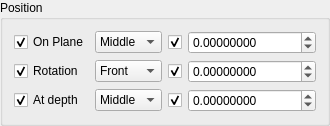
        <widget class="QGroupBox" name="groupBox_3">
         <property name="title">
          <string>Position</string>
         </property>
         <layout class="QGridLayout" name="gridLayout_5">
          <item row="0" column="0">
           <widget class="QCheckBox" name="checkBoxToggleOnPlanePosition">
            <property name="text">
             <string>On Plane</string>
            </property>
            <property name="checked">
             <bool>true</bool>
            </property>
            <property name="objectProperty" stdset="0">
             <string notr="true">OnPlanePosition</string>
            </property>
            <property name="widgetAction" stdset="0">
             <string notr="true">toggleModifyProperty</string>
            </property>
           </widget>
          </item>
          <item row="0" column="1">
           <widget class="QComboBox" name="comboBoxOnPlanePosition">
            <property name="sizePolicy">
             <sizepolicy hsizetype="Preferred" vsizetype="Fixed">
              <horstretch>1</horstretch>
              <verstretch>0</verstretch>
             </sizepolicy>
            </property>
            <property name="currentText">
             <string>Middle</string>
            </property>
            <property name="currentIndex">
             <number>0</number>
            </property>
            <property name="objectProperty" stdset="0">
             <string notr="true">OnPlanePosition</string>
            </property>
            <property name="widgetAction" stdset="0">
             <string notr="true"/>
            </property>
            <item>
             <property name="text">
              <string>Middle</string>
             </property>
            </item>
           </widget>
          </item>
          <item row="0" column="2">
           <widget class="QCheckBox" name="checkBoxToggleOnPlaneDistance">
            <property name="text">
             <string/>
            </property>
            <property name="checked">
             <bool>true</bool>
            </property>
            <property name="objectProperty" stdset="0">
             <string notr="true">OnPlaneDistance</string>
            </property>
            <property name="widgetAction" stdset="0">
             <string notr="true">toggleModifyProperty</string>
            </property>
           </widget>
          </item>
          <item row="0" column="3">
           <widget class="QDoubleSpinBox" name="doubleSpinBoxOnPlaneDistance">
            <property name="sizeIncrement">
             <size>
              <width>0</width>
              <height>0</height>
             </size>
            </property>
            <property name="decimals">
             <number>8</number>
            </property>
            <property name="minimum">
             <double>-100000000000.000000000000000</double>
            </property>
            <property name="maximum">
             <double>100000000000.000000000000000</double>
            </property>
            <property name="objectProperty" stdset="0">
             <string notr="true">OnPlaneDistance</string>
            </property>
            <property name="widgetAction" stdset="0">
             <string notr="true"/>
            </property>
           </widget>
          </item>
          <item row="1" column="0">
           <widget class="QCheckBox" name="checkBoxToggleRotationPosition">
            <property name="text">
             <string>Rotation</string>
            </property>
            <property name="checked">
             <bool>true</bool>
            </property>
            <property name="objectProperty" stdset="0">
             <string notr="true">RotationPosition</string>
            </property>
            <property name="widgetAction" stdset="0">
             <string notr="true">toggleModifyProperty</string>
            </property>
           </widget>
          </item>
          <item row="1" column="1">
           <widget class="QComboBox" name="comboBoxRotationPosition">
            <property name="currentText">
             <string>Front</string>
            </property>
            <property name="currentIndex">
             <number>0</number>
            </property>
            <property name="objectProperty" stdset="0">
             <string notr="true">RotationPosition</string>
            </property>
            <property name="widgetAction" stdset="0">
             <string notr="true"/>
            </property>
            <item>
             <property name="text">
              <string>Front</string>
             </property>
            </item>
            <item>
             <property name="text">
              <string>Top</string>
             </property>
            </item>
            <item>
             <property name="text">
              <string>Back</string>
             </property>
            </item>
            <item>
             <property name="text">
              <string>Below</string>
             </property>
            </item>
           </widget>
          </item>
          <item row="1" column="2">
           <widget class="QCheckBox" name="checkBoxToggleRotationAngle">
            <property name="text">
             <string/>
            </property>
            <property name="checked">
             <bool>true</bool>
            </property>
            <property name="objectProperty" stdset="0">
             <string notr="true">RotationAngle</string>
            </property>
            <property name="widgetAction" stdset="0">
             <string notr="true">toggleModifyProperty</string>
            </property>
           </widget>
          </item>
          <item row="1" column="3">
           <widget class="QDoubleSpinBox" name="doubleSpinBoxRotationAngle">
            <property name="decimals">
             <number>8</number>
            </property>
            <property name="minimum">
             <double>-100000000000.000000000000000</double>
            </property>
            <property name="maximum">
             <double>100000000000.000000000000000</double>
            </property>
            <property name="objectProperty" stdset="0">
             <string notr="true">RotationAngle</string>
            </property>
            <property name="widgetAction" stdset="0">
             <string notr="true"/>
            </property>
           </widget>
          </item>
          <item row="2" column="0">
           <widget class="QCheckBox" name="checkBoxToggleAtDepthPosition">
            <property name="text">
             <string>At depth</string>
            </property>
            <property name="checked">
             <bool>true</bool>
            </property>
            <property name="objectProperty" stdset="0">
             <string notr="true">AtDepthPosition</string>
            </property>
            <property name="widgetAction" stdset="0">
             <string notr="true">toggleModifyProperty</string>
            </property>
           </widget>
          </item>
          <item row="2" column="1">
           <widget class="QComboBox" name="comboBoxAtDepthPosition">
            <property name="currentText">
             <string>Middle</string>
            </property>
            <property name="currentIndex">
             <number>0</number>
            </property>
            <property name="objectProperty" stdset="0">
             <string notr="true">AtDepthPosition</string>
            </property>
            <property name="widgetAction" stdset="0">
             <string notr="true"/>
            </property>
            <item>
             <property name="text">
              <string>Middle</string>
             </property>
            </item>
           </widget>
          </item>
          <item row="2" column="2">
           <widget class="QCheckBox" name="checkBoxToggleAtDepthDistance">
            <property name="text">
             <string/>
            </property>
            <property name="checked">
             <bool>true</bool>
            </property>
            <property name="objectProperty" stdset="0">
             <string notr="true">AtDepthDistance</string>
            </property>
            <property name="widgetAction" stdset="0">
             <string notr="true">toggleModifyProperty</string>
            </property>
           </widget>
          </item>
          <item row="2" column="3">
           <widget class="QDoubleSpinBox" name="doubleSpinBoxAtDepthDistance">
            <property name="decimals">
             <number>8</number>
            </property>
            <property name="minimum">
             <double>-100000000000.000000000000000</double>
            </property>
            <property name="maximum">
             <double>100000000000.000000000000000</double>
            </property>
            <property name="objectProperty" stdset="0">
             <string notr="true">AtDepthDistance</string>
            </property>
            <property name="widgetAction" stdset="0">
             <string notr="true"/>
            </property>
           </widget>
          </item>
         </layout>
        </widget>
